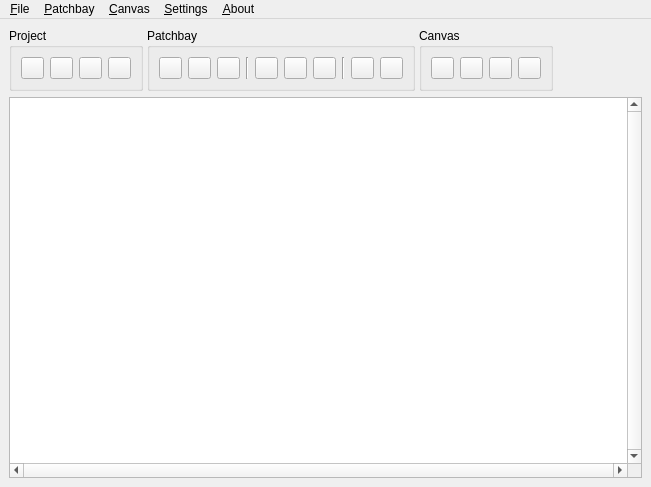
<?xml version="1.0" encoding="UTF-8"?>
<ui version="4.0">
 <class>CatarinaMainW</class>
 <widget class="QMainWindow" name="CatarinaMainW">
  <property name="geometry">
   <rect>
    <x>0</x>
    <y>0</y>
    <width>651</width>
    <height>487</height>
   </rect>
  </property>
  <property name="windowTitle">
   <string>Catarina</string>
  </property>
  <widget class="QWidget" name="centralwidget">
   <layout class="QVBoxLayout" name="verticalLayout">
    <item>
     <widget class="QFrame" name="frame_toolbar">
      <layout class="QHBoxLayout" name="horizontalLayout_3">
       <property name="spacing">
        <number>4</number>
       </property>
       <property name="margin">
        <number>0</number>
       </property>
       <item>
        <widget class="QGroupBox" name="group_project">
         <property name="title">
          <string>Project</string>
         </property>
         <layout class="QHBoxLayout" name="horizontalLayout">
          <item>
           <widget class="QPushButton" name="b_project_new">
            <property name="maximumSize">
             <size>
              <width>23</width>
              <height>16777215</height>
             </size>
            </property>
            <property name="toolTip">
             <string>New Project</string>
            </property>
            <property name="text">
             <string/>
            </property>
            <property name="icon">
             <iconset resource="../icons/icons.qrc">
              <normaloff>:/16x16/document-new.png</normaloff>:/16x16/document-new.png</iconset>
            </property>
           </widget>
          </item>
          <item>
           <widget class="QPushButton" name="b_project_open">
            <property name="maximumSize">
             <size>
              <width>23</width>
              <height>16777215</height>
             </size>
            </property>
            <property name="toolTip">
             <string>Open Project</string>
            </property>
            <property name="text">
             <string/>
            </property>
            <property name="icon">
             <iconset resource="../icons/icons.qrc">
              <normaloff>:/16x16/document-open.png</normaloff>:/16x16/document-open.png</iconset>
            </property>
           </widget>
          </item>
          <item>
           <widget class="QPushButton" name="b_project_save">
            <property name="maximumSize">
             <size>
              <width>23</width>
              <height>16777215</height>
             </size>
            </property>
            <property name="toolTip">
             <string>Save Project</string>
            </property>
            <property name="text">
             <string/>
            </property>
            <property name="icon">
             <iconset resource="../icons/icons.qrc">
              <normaloff>:/16x16/document-save.png</normaloff>:/16x16/document-save.png</iconset>
            </property>
           </widget>
          </item>
          <item>
           <widget class="QPushButton" name="b_project_save_as">
            <property name="maximumSize">
             <size>
              <width>23</width>
              <height>16777215</height>
             </size>
            </property>
            <property name="toolTip">
             <string>Save Project As</string>
            </property>
            <property name="text">
             <string/>
            </property>
            <property name="icon">
             <iconset resource="../icons/icons.qrc">
              <normaloff>:/16x16/document-save-as.png</normaloff>:/16x16/document-save-as.png</iconset>
            </property>
           </widget>
          </item>
         </layout>
        </widget>
       </item>
       <item>
        <widget class="QGroupBox" name="group_patchbay">
         <property name="title">
          <string>Patchbay</string>
         </property>
         <layout class="QHBoxLayout" name="horizontalLayout_2">
          <item>
           <widget class="QPushButton" name="b_group_add">
            <property name="maximumSize">
             <size>
              <width>23</width>
              <height>16777215</height>
             </size>
            </property>
            <property name="toolTip">
             <string>Add Group</string>
            </property>
            <property name="text">
             <string/>
            </property>
            <property name="icon">
             <iconset resource="../icons/icons.qrc">
              <normaloff>:/16x16/list-add.png</normaloff>:/16x16/list-add.png</iconset>
            </property>
           </widget>
          </item>
          <item>
           <widget class="QPushButton" name="b_group_remove">
            <property name="maximumSize">
             <size>
              <width>23</width>
              <height>16777215</height>
             </size>
            </property>
            <property name="toolTip">
             <string>Remove Group</string>
            </property>
            <property name="text">
             <string/>
            </property>
            <property name="icon">
             <iconset resource="../icons/icons.qrc">
              <normaloff>:/16x16/edit-delete.png</normaloff>:/16x16/edit-delete.png</iconset>
            </property>
           </widget>
          </item>
          <item>
           <widget class="QPushButton" name="b_group_rename">
            <property name="maximumSize">
             <size>
              <width>23</width>
              <height>16777215</height>
             </size>
            </property>
            <property name="toolTip">
             <string>Rename Group</string>
            </property>
            <property name="text">
             <string/>
            </property>
            <property name="icon">
             <iconset resource="../icons/icons.qrc">
              <normaloff>:/16x16/edit-rename.png</normaloff>:/16x16/edit-rename.png</iconset>
            </property>
           </widget>
          </item>
          <item>
           <widget class="Line" name="line">
            <property name="orientation">
             <enum>Qt::Vertical</enum>
            </property>
           </widget>
          </item>
          <item>
           <widget class="QPushButton" name="b_port_add">
            <property name="maximumSize">
             <size>
              <width>23</width>
              <height>16777215</height>
             </size>
            </property>
            <property name="toolTip">
             <string>Add Port</string>
            </property>
            <property name="text">
             <string/>
            </property>
            <property name="icon">
             <iconset resource="../icons/icons.qrc">
              <normaloff>:/16x16/list-add.png</normaloff>:/16x16/list-add.png</iconset>
            </property>
           </widget>
          </item>
          <item>
           <widget class="QPushButton" name="b_port_remove">
            <property name="maximumSize">
             <size>
              <width>23</width>
              <height>16777215</height>
             </size>
            </property>
            <property name="toolTip">
             <string>Remove Port</string>
            </property>
            <property name="text">
             <string/>
            </property>
            <property name="icon">
             <iconset resource="../icons/icons.qrc">
              <normaloff>:/16x16/list-remove.png</normaloff>:/16x16/list-remove.png</iconset>
            </property>
           </widget>
          </item>
          <item>
           <widget class="QPushButton" name="b_port_rename">
            <property name="maximumSize">
             <size>
              <width>23</width>
              <height>16777215</height>
             </size>
            </property>
            <property name="toolTip">
             <string>Rename Port</string>
            </property>
            <property name="text">
             <string/>
            </property>
            <property name="icon">
             <iconset resource="../icons/icons.qrc">
              <normaloff>:/16x16/edit-rename.png</normaloff>:/16x16/edit-rename.png</iconset>
            </property>
           </widget>
          </item>
          <item>
           <widget class="Line" name="line_2">
            <property name="orientation">
             <enum>Qt::Vertical</enum>
            </property>
           </widget>
          </item>
          <item>
           <widget class="QPushButton" name="b_ports_connect">
            <property name="maximumSize">
             <size>
              <width>23</width>
              <height>16777215</height>
             </size>
            </property>
            <property name="toolTip">
             <string>Connect Ports</string>
            </property>
            <property name="text">
             <string/>
            </property>
            <property name="icon">
             <iconset resource="../icons/icons.qrc">
              <normaloff>:/16x16/network-connect.png</normaloff>:/16x16/network-connect.png</iconset>
            </property>
           </widget>
          </item>
          <item>
           <widget class="QPushButton" name="b_ports_disconnect">
            <property name="maximumSize">
             <size>
              <width>23</width>
              <height>16777215</height>
             </size>
            </property>
            <property name="toolTip">
             <string>Disconnect Ports</string>
            </property>
            <property name="text">
             <string/>
            </property>
            <property name="icon">
             <iconset resource="../icons/icons.qrc">
              <normaloff>:/16x16/network-disconnect.png</normaloff>:/16x16/network-disconnect.png</iconset>
            </property>
           </widget>
          </item>
         </layout>
        </widget>
       </item>
       <item>
        <widget class="QGroupBox" name="group_canvas">
         <property name="title">
          <string>Canvas</string>
         </property>
         <layout class="QHBoxLayout" name="horizontalLayout_4">
          <item>
           <widget class="QPushButton" name="b_canvas_zoom_fit">
            <property name="maximumSize">
             <size>
              <width>23</width>
              <height>16777215</height>
             </size>
            </property>
            <property name="toolTip">
             <string>Zoom Auto-Fit</string>
            </property>
            <property name="text">
             <string/>
            </property>
            <property name="icon">
             <iconset resource="../icons/icons.qrc">
              <normaloff>:/16x16/zoom-fit-best.png</normaloff>:/16x16/zoom-fit-best.png</iconset>
            </property>
           </widget>
          </item>
          <item>
           <widget class="QPushButton" name="b_canvas_zoom_in">
            <property name="maximumSize">
             <size>
              <width>23</width>
              <height>16777215</height>
             </size>
            </property>
            <property name="toolTip">
             <string>Zoom In</string>
            </property>
            <property name="text">
             <string/>
            </property>
            <property name="icon">
             <iconset resource="../icons/icons.qrc">
              <normaloff>:/16x16/zoom-in.png</normaloff>:/16x16/zoom-in.png</iconset>
            </property>
           </widget>
          </item>
          <item>
           <widget class="QPushButton" name="b_canvas_zoom_out">
            <property name="maximumSize">
             <size>
              <width>23</width>
              <height>16777215</height>
             </size>
            </property>
            <property name="toolTip">
             <string>Zoom Out</string>
            </property>
            <property name="text">
             <string/>
            </property>
            <property name="icon">
             <iconset resource="../icons/icons.qrc">
              <normaloff>:/16x16/zoom-out.png</normaloff>:/16x16/zoom-out.png</iconset>
            </property>
           </widget>
          </item>
          <item>
           <widget class="QPushButton" name="b_canvas_zoom_100">
            <property name="maximumSize">
             <size>
              <width>23</width>
              <height>16777215</height>
             </size>
            </property>
            <property name="toolTip">
             <string>Zoom 100%</string>
            </property>
            <property name="text">
             <string/>
            </property>
            <property name="icon">
             <iconset resource="../icons/icons.qrc">
              <normaloff>:/16x16/zoom-original.png</normaloff>:/16x16/zoom-original.png</iconset>
            </property>
           </widget>
          </item>
         </layout>
        </widget>
       </item>
       <item>
        <spacer name="horizontalSpacer">
         <property name="orientation">
          <enum>Qt::Horizontal</enum>
         </property>
         <property name="sizeHint" stdset="0">
          <size>
           <width>163</width>
           <height>20</height>
          </size>
         </property>
        </spacer>
       </item>
      </layout>
     </widget>
    </item>
    <item>
     <widget class="QGraphicsView" name="graphicsView">
      <property name="verticalScrollBarPolicy">
       <enum>Qt::ScrollBarAlwaysOn</enum>
      </property>
      <property name="horizontalScrollBarPolicy">
       <enum>Qt::ScrollBarAlwaysOn</enum>
      </property>
     </widget>
    </item>
   </layout>
  </widget>
  <widget class="QMenuBar" name="menubar">
   <property name="geometry">
    <rect>
     <x>0</x>
     <y>0</y>
     <width>651</width>
     <height>21</height>
    </rect>
   </property>
   <widget class="QMenu" name="menu_File">
    <property name="title">
     <string>&amp;File</string>
    </property>
    <addaction name="act_project_new"/>
    <addaction name="act_project_open"/>
    <addaction name="separator"/>
    <addaction name="act_project_save"/>
    <addaction name="act_project_save_as"/>
    <addaction name="separator"/>
    <addaction name="act_quit"/>
   </widget>
   <widget class="QMenu" name="menu_Patchbay">
    <property name="title">
     <string>&amp;Patchbay</string>
    </property>
    <addaction name="act_patchbay_add_group"/>
    <addaction name="act_patchbay_remove_group"/>
    <addaction name="act_patchbay_rename_group"/>
    <addaction name="separator"/>
    <addaction name="act_patchbay_add_port"/>
    <addaction name="act_patchbay_remove_port"/>
    <addaction name="act_patchbay_rename_port"/>
    <addaction name="separator"/>
    <addaction name="act_patchbay_connect_ports"/>
    <addaction name="act_patchbay_disconnect_ports"/>
   </widget>
   <widget class="QMenu" name="menu_Settings">
    <property name="title">
     <string>&amp;Settings</string>
    </property>
    <addaction name="act_settings_show_toolbar"/>
    <addaction name="separator"/>
    <addaction name="act_settings_configure"/>
   </widget>
   <widget class="QMenu" name="menu_About">
    <property name="title">
     <string>&amp;About</string>
    </property>
    <addaction name="act_help_about"/>
    <addaction name="act_help_about_qt"/>
   </widget>
   <widget class="QMenu" name="menu_Canvas">
    <property name="title">
     <string>&amp;Canvas</string>
    </property>
    <widget class="QMenu" name="menu_Zoom">
     <property name="title">
      <string>Zoom</string>
     </property>
     <addaction name="act_canvas_zoom_fit"/>
     <addaction name="separator"/>
     <addaction name="act_canvas_zoom_in"/>
     <addaction name="act_canvas_zoom_out"/>
     <addaction name="act_canvas_zoom_100"/>
    </widget>
    <addaction name="act_canvas_arrange"/>
    <addaction name="act_canvas_refresh"/>
    <addaction name="separator"/>
    <addaction name="menu_Zoom"/>
    <addaction name="separator"/>
    <addaction name="act_canvas_print"/>
    <addaction name="act_canvas_save_image"/>
   </widget>
   <addaction name="menu_File"/>
   <addaction name="menu_Patchbay"/>
   <addaction name="menu_Canvas"/>
   <addaction name="menu_Settings"/>
   <addaction name="menu_About"/>
  </widget>
  <action name="act_save">
   <property name="icon">
    <iconset resource="../icons/icons.qrc">
     <normaloff>:/16x16/document-save.png</normaloff>:/16x16/document-save.png</iconset>
   </property>
   <property name="text">
    <string>&amp;Save Positions</string>
   </property>
   <property name="shortcut">
    <string>Ctrl+S</string>
   </property>
  </action>
  <action name="act_quit">
   <property name="icon">
    <iconset resource="../icons/icons.qrc">
     <normaloff>:/16x16/application-exit.png</normaloff>:/16x16/application-exit.png</iconset>
   </property>
   <property name="text">
    <string>&amp;Quit</string>
   </property>
   <property name="shortcut">
    <string>Ctrl+Q</string>
   </property>
  </action>
  <action name="act_patchbay_add_group">
   <property name="icon">
    <iconset resource="../icons/icons.qrc">
     <normaloff>:/16x16/list-add.png</normaloff>:/16x16/list-add.png</iconset>
   </property>
   <property name="text">
    <string>Add Group...</string>
   </property>
  </action>
  <action name="act_patchbay_remove_group">
   <property name="icon">
    <iconset resource="../icons/icons.qrc">
     <normaloff>:/16x16/edit-delete.png</normaloff>:/16x16/edit-delete.png</iconset>
   </property>
   <property name="text">
    <string>Remove Group...</string>
   </property>
  </action>
  <action name="act_patchbay_add_port">
   <property name="icon">
    <iconset resource="../icons/icons.qrc">
     <normaloff>:/16x16/list-add.png</normaloff>:/16x16/list-add.png</iconset>
   </property>
   <property name="text">
    <string>Add Port...</string>
   </property>
  </action>
  <action name="act_patchbay_remove_port">
   <property name="icon">
    <iconset resource="../icons/icons.qrc">
     <normaloff>:/16x16/list-remove.png</normaloff>:/16x16/list-remove.png</iconset>
   </property>
   <property name="text">
    <string>Remove Port...</string>
   </property>
  </action>
  <action name="act_patchbay_rename_port">
   <property name="icon">
    <iconset resource="../icons/icons.qrc">
     <normaloff>:/16x16/edit-rename.png</normaloff>:/16x16/edit-rename.png</iconset>
   </property>
   <property name="text">
    <string>Rename Port...</string>
   </property>
  </action>
  <action name="act_patchbay_connect_ports">
   <property name="icon">
    <iconset resource="../icons/icons.qrc">
     <normaloff>:/16x16/network-connect.png</normaloff>:/16x16/network-connect.png</iconset>
   </property>
   <property name="text">
    <string>&amp;Connect Ports...</string>
   </property>
  </action>
  <action name="act_patchbay_disconnect_ports">
   <property name="icon">
    <iconset resource="../icons/icons.qrc">
     <normaloff>:/16x16/network-disconnect.png</normaloff>:/16x16/network-disconnect.png</iconset>
   </property>
   <property name="text">
    <string>&amp;Disconnect Ports...</string>
   </property>
  </action>
  <action name="act_canvas_refresh">
   <property name="icon">
    <iconset resource="../icons/icons.qrc">
     <normaloff>:/16x16/view-refresh.png</normaloff>:/16x16/view-refresh.png</iconset>
   </property>
   <property name="text">
    <string>&amp;Refresh</string>
   </property>
   <property name="shortcut">
    <string>Ctrl+R</string>
   </property>
  </action>
  <action name="act_canvas_zoom_fit">
   <property name="icon">
    <iconset resource="../icons/icons.qrc">
     <normaloff>:/16x16/zoom-fit-best.png</normaloff>:/16x16/zoom-fit-best.png</iconset>
   </property>
   <property name="text">
    <string>Auto-Fit</string>
   </property>
  </action>
  <action name="act_canvas_zoom_100">
   <property name="icon">
    <iconset resource="../icons/icons.qrc">
     <normaloff>:/16x16/zoom-original.png</normaloff>:/16x16/zoom-original.png</iconset>
   </property>
   <property name="text">
    <string>Zoom 100%</string>
   </property>
   <property name="shortcut">
    <string>Ctrl+1</string>
   </property>
  </action>
  <action name="act_canvas_zoom_out">
   <property name="icon">
    <iconset resource="../icons/icons.qrc">
     <normaloff>:/16x16/zoom-out.png</normaloff>:/16x16/zoom-out.png</iconset>
   </property>
   <property name="text">
    <string>Zoom Out</string>
   </property>
   <property name="shortcut">
    <string>Ctrl+-</string>
   </property>
  </action>
  <action name="act_canvas_zoom_in">
   <property name="icon">
    <iconset resource="../icons/icons.qrc">
     <normaloff>:/16x16/zoom-in.png</normaloff>:/16x16/zoom-in.png</iconset>
   </property>
   <property name="text">
    <string>Zoom In</string>
   </property>
   <property name="shortcut">
    <string>Ctrl++</string>
   </property>
  </action>
  <action name="act_settings_show_toolbar">
   <property name="checkable">
    <bool>true</bool>
   </property>
   <property name="text">
    <string>Show Toolbar</string>
   </property>
  </action>
  <action name="act_help_about_qt">
   <property name="text">
    <string>About Qt</string>
   </property>
  </action>
  <action name="act_help_about">
   <property name="text">
    <string>About Catarina</string>
   </property>
  </action>
  <action name="act_show_patchbay_toolbar">
   <property name="checkable">
    <bool>true</bool>
   </property>
   <property name="text">
    <string>Show Patchbay Toolbar</string>
   </property>
  </action>
  <action name="act_canvas_arrange">
   <property name="icon">
    <iconset resource="../icons/icons.qrc">
     <normaloff>:/16x16/view-sort-ascending.png</normaloff>:/16x16/view-sort-ascending.png</iconset>
   </property>
   <property name="text">
    <string>&amp;Arrange</string>
   </property>
   <property name="shortcut">
    <string>Ctrl+G</string>
   </property>
  </action>
  <action name="act_canvas_print">
   <property name="icon">
    <iconset resource="../icons/icons.qrc">
     <normaloff>:/16x16/document-print.png</normaloff>:/16x16/document-print.png</iconset>
   </property>
   <property name="text">
    <string>Print...</string>
   </property>
  </action>
  <action name="act_canvas_save_image">
   <property name="text">
    <string>Save Image...</string>
   </property>
  </action>
  <action name="act_settings_configure">
   <property name="icon">
    <iconset resource="../icons/icons.qrc">
     <normaloff>:/16x16/configure.png</normaloff>:/16x16/configure.png</iconset>
   </property>
   <property name="text">
    <string>Configure Catarina</string>
   </property>
   <property name="shortcut">
    <string>Ctrl+P</string>
   </property>
  </action>
  <action name="act_project_new">
   <property name="icon">
    <iconset resource="../icons/icons.qrc">
     <normaloff>:/16x16/document-new.png</normaloff>:/16x16/document-new.png</iconset>
   </property>
   <property name="text">
    <string>&amp;New</string>
   </property>
   <property name="shortcut">
    <string>Ctrl+N</string>
   </property>
  </action>
  <action name="act_project_open">
   <property name="icon">
    <iconset resource="../icons/icons.qrc">
     <normaloff>:/16x16/document-open.png</normaloff>:/16x16/document-open.png</iconset>
   </property>
   <property name="text">
    <string>&amp;Open...</string>
   </property>
   <property name="shortcut">
    <string>Ctrl+O</string>
   </property>
  </action>
  <action name="act_project_save">
   <property name="icon">
    <iconset resource="../icons/icons.qrc">
     <normaloff>:/16x16/document-save.png</normaloff>:/16x16/document-save.png</iconset>
   </property>
   <property name="text">
    <string>&amp;Save</string>
   </property>
   <property name="shortcut">
    <string>Ctrl+S</string>
   </property>
  </action>
  <action name="act_project_save_as">
   <property name="icon">
    <iconset resource="../icons/icons.qrc">
     <normaloff>:/16x16/document-save-as.png</normaloff>:/16x16/document-save-as.png</iconset>
   </property>
   <property name="text">
    <string>Save &amp;As...</string>
   </property>
   <property name="shortcut">
    <string>Ctrl+Shift+S</string>
   </property>
  </action>
  <action name="act_patchbay_rename_group">
   <property name="icon">
    <iconset resource="../icons/icons.qrc">
     <normaloff>:/16x16/edit-rename.png</normaloff>:/16x16/edit-rename.png</iconset>
   </property>
   <property name="text">
    <string>Rename Group...</string>
   </property>
  </action>
 </widget>
 <resources>
  <include location="../icons/icons.qrc"/>
 </resources>
 <connections>
  <connection>
   <sender>act_quit</sender>
   <signal>triggered()</signal>
   <receiver>CatarinaMainW</receiver>
   <slot>close()</slot>
   <hints>
    <hint type="sourcelabel">
     <x>-1</x>
     <y>-1</y>
    </hint>
    <hint type="destinationlabel">
     <x>325</x>
     <y>243</y>
    </hint>
   </hints>
  </connection>
  <connection>
   <sender>act_settings_show_toolbar</sender>
   <signal>toggled(bool)</signal>
   <receiver>frame_toolbar</receiver>
   <slot>setVisible(bool)</slot>
   <hints>
    <hint type="sourcelabel">
     <x>-1</x>
     <y>-1</y>
    </hint>
    <hint type="destinationlabel">
     <x>325</x>
     <y>60</y>
    </hint>
   </hints>
  </connection>
 </connections>
</ui>
